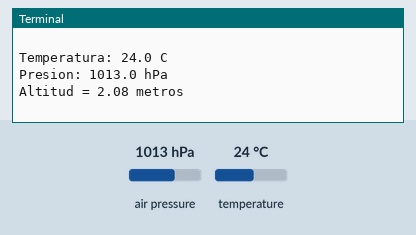
This program was run on a simulated Raspberry Pi (BCM pin numbers). Parts: the last lines printed to the terminal. Inputs (shaded band) come from the test bench; at power-on: air pressure 1013 hPa, temperature 24 °C.

Above: at 1.2 s.
1.3 s: air pressure set to 952 hPa
At 2.4 s:
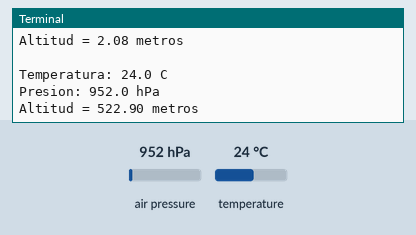
2.8 s: temperature set to 12 °C
At 4.2 s:
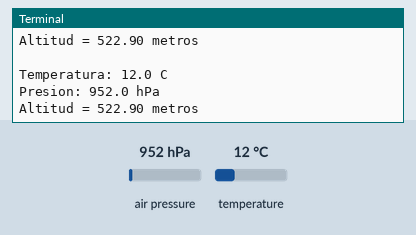
4.3 s: air pressure set to 975 hPa
At 6.7 s:
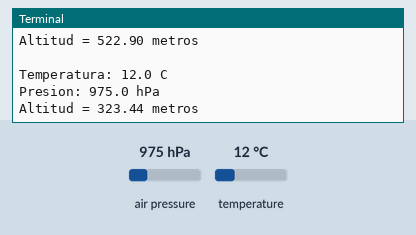
Timing chart, 0 to 8.2 s (numbered marks = the images above; inputs shaded):
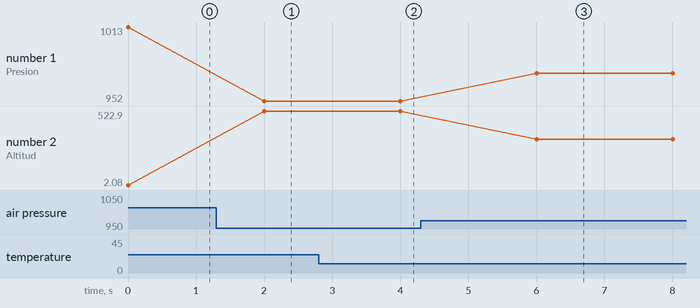

The program:

KY-052pi.py
```python
import time
import board
#import digitalio #Para usar con SPI
import busio
import adafruit_bmp280
# O creamos la variable spi para usar el puerto Bus SPI
#spi = busio.SPI(board.SCK, board.MOSI, board.MISO)
#bmp_cs = digitalio.DigitalInOut(board.D10)
#bmp280 = adafruit_bmp280.Adafruit_BMP280_SPI(spi, bmp_cs)

# Creamos la variable i2c para utilizar el puerto Bus I2C
i2c = busio.I2C(board.SCL, board.SDA)
bmp280 = adafruit_bmp280.Adafruit_BMP280_I2C(i2c)
# Cambiar esto para coincidir con el lugar de la presión (hPa) a nivel del mar
bmp280.sea_level_pressure = 1013.25

while True:
    print("\nTemperatura: %0.1f C" % bmp280.temperature)
    print("Presion: %0.1f hPa" % bmp280.pressure)
    print("Altitud = %0.2f metros" % bmp280.altitude)
    time.sleep(2)
```

Measured:
- after the input at 1.3 s, the terminal: prints a new line after 0.70 s (image 1)
- after the input at 2.8 s, the terminal: prints a new line after 1.2 s (image 2)
- after the input at 4.3 s, the terminal: prints a new line after 1.7 s (image 3)
- plotted number 1: 1013 → 952 after the input at 1.3 s, 952 → 975 after the input at 4.3 s
- plotted number 2: 2.08 → 522.9 after the input at 1.3 s, 522.9 → 323.44 after the input at 4.3 s
